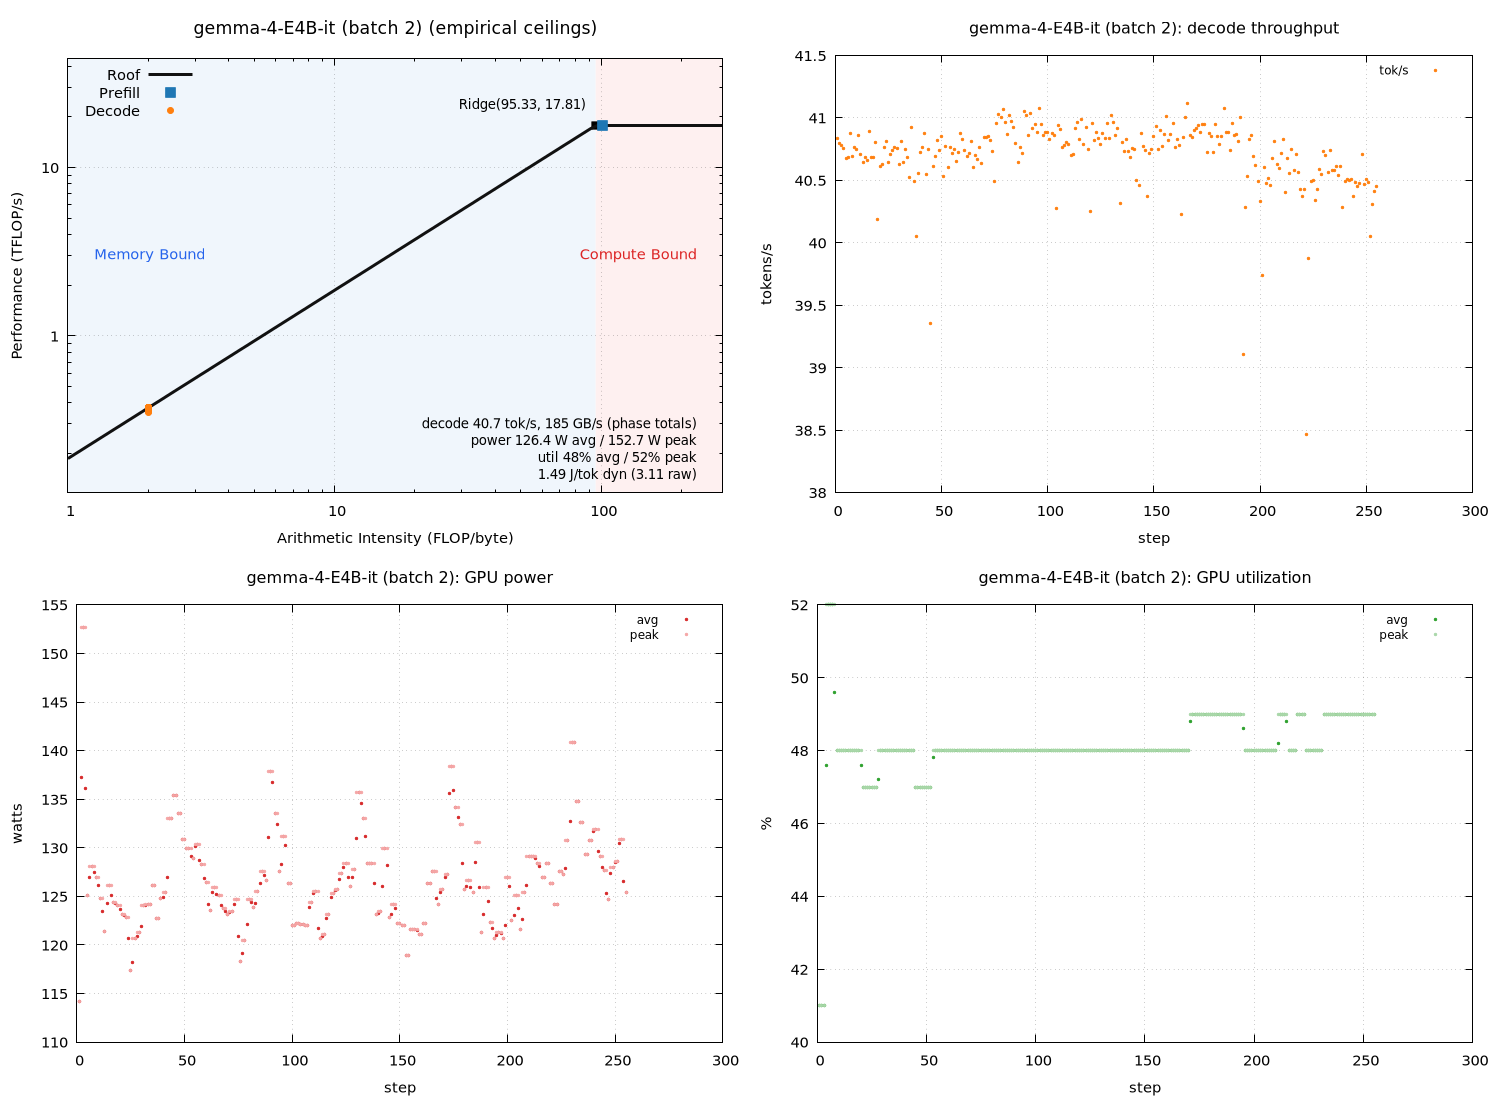

gnuplot code for this plot:
set terminal pngcairo size 1500,1100 enhanced font 'Sans,11'
set output 'sweep_a100_tf/gemma_b002_roofline.png'
set datafile separator "\t"
set datafile missing 'NaN'
set multiplot layout 2,2
unset label
unset object
unset arrow
set title "gemma-4-E4B-it (batch 2) (empirical ceilings)" font ',13'
set xlabel "Arithmetic Intensity (FLOP/byte)"
set ylabel "Performance (TFLOP/s)"
set logscale xy
set xrange [1:285.98]
set yrange [0.11726:44.5248]
set grid xtics ytics
set key top left
set object 1 rectangle from graph 0, graph 0 to first 95.3266, graph 1 \
    fillcolor rgb '#dce9f7' fillstyle solid 0.45 noborder behind
set object 2 rectangle from first 95.3266, graph 0 to graph 1, graph 1 \
    fillcolor rgb '#fbdcdc' fillstyle solid 0.45 noborder behind
set label 1 "Memory Bound" at graph 0.04, graph 0.55 left \
    textcolor rgb '#2563eb' font ',11'
set label 2 "Compute Bound" at graph 0.96, graph 0.55 right \
    textcolor rgb '#dc2626' font ',11'
set label 3 "Ridge(95.33, 17.81)" \
    at first 95.3266, first 17.8099 right \
    point pointtype 5 pointsize 1.2 \
    offset character -1.5, character 1 font ',10'
set label 4 "decode 40.7 tok/s, 185 GB/s (phase totals)\npower 126.4 W avg / 152.7 W peak\nutil 48% avg / 52% peak\n1.49 J/tok dyn (3.11 raw)" at graph 0.96, graph 0.16 right font ',10'
peak_t = 17.8099
peak_b = 186.831
roof(x) = (x * peak_b / 1000.0 < peak_t) ? x * peak_b / 1000.0 : peak_t
plot roof(x) with lines linewidth 3 linecolor rgb '#111111' title 'Roof', \
     'sweep_a100_tf/gemma_b002_roofline.dat' using 3:(strcol(2) eq 'prefill' ? $4 : 1/0) with points \
         pointtype 5 pointsize 1.6 linecolor rgb '#1f77b4' title 'Prefill', \
     'sweep_a100_tf/gemma_b002_roofline.dat' using 3:(strcol(2) eq 'decode' ? $4 : 1/0) with points \
         pointtype 7 pointsize 1.0 linecolor rgb '#ff7f0e' title 'Decode'

unset label
unset object
unset arrow
unset logscale
set xrange [*:*]
set yrange [*:*]
set title "gemma-4-E4B-it (batch 2): decode throughput" font ',12'
set xlabel "step"
set ylabel "tokens/s"
set grid xtics ytics
set key top right font ',9'
plot 'sweep_a100_tf/gemma_b002_roofline.dat' using 1:(strcol(2) eq 'decode' ? $5 : 1/0) with points pointtype 7 pointsize 0.4 linecolor rgb '#ff7f0e' title 'tok/s'

unset label
unset object
unset arrow
unset logscale
set xrange [*:*]
set yrange [*:*]
set title "gemma-4-E4B-it (batch 2): GPU power" font ',12'
set xlabel "step"
set ylabel "watts"
set grid xtics ytics
set key top right font ',9'
plot 'sweep_a100_tf/gemma_b002_roofline.dat' using 1:(strcol(2) eq 'decode' ? $6 : 1/0) with points pointtype 7 pointsize 0.4 linecolor rgb '#d62728' title 'avg', \
     'sweep_a100_tf/gemma_b002_roofline.dat' using 1:(strcol(2) eq 'decode' ? $8 : 1/0) with points pointtype 7 pointsize 0.4 linecolor rgb '#f4a6a6' title 'peak'

unset label
unset object
unset arrow
unset logscale
set xrange [*:*]
set yrange [*:*]
set title "gemma-4-E4B-it (batch 2): GPU utilization" font ',12'
set xlabel "step"
set ylabel "%"
set grid xtics ytics
set key top right font ',9'
plot 'sweep_a100_tf/gemma_b002_roofline.dat' using 1:(strcol(2) eq 'decode' ? $7 : 1/0) with points pointtype 7 pointsize 0.4 linecolor rgb '#2ca02c' title 'avg', \
     'sweep_a100_tf/gemma_b002_roofline.dat' using 1:(strcol(2) eq 'decode' ? $9 : 1/0) with points pointtype 7 pointsize 0.4 linecolor rgb '#a9d7a9' title 'peak'

unset multiplot
